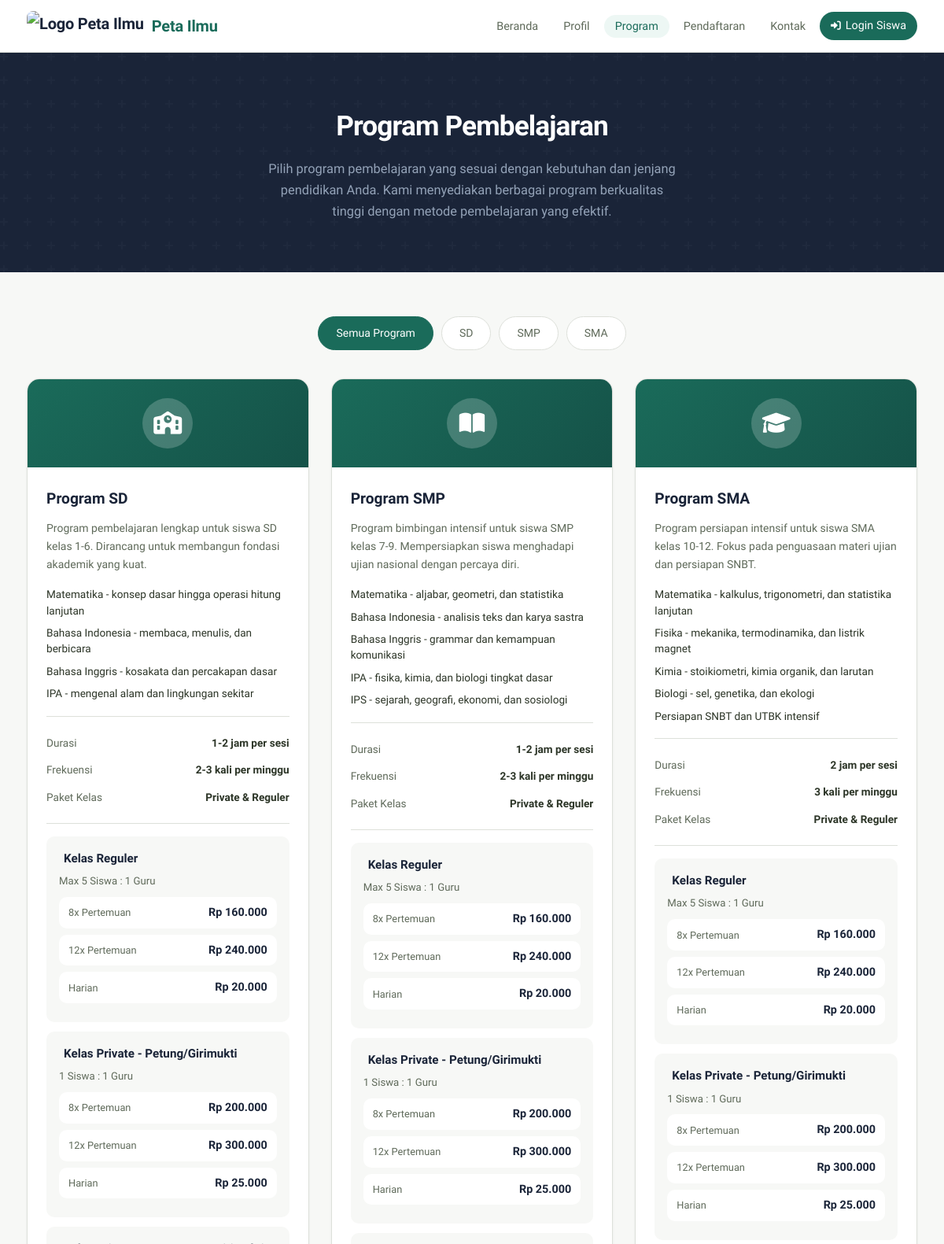
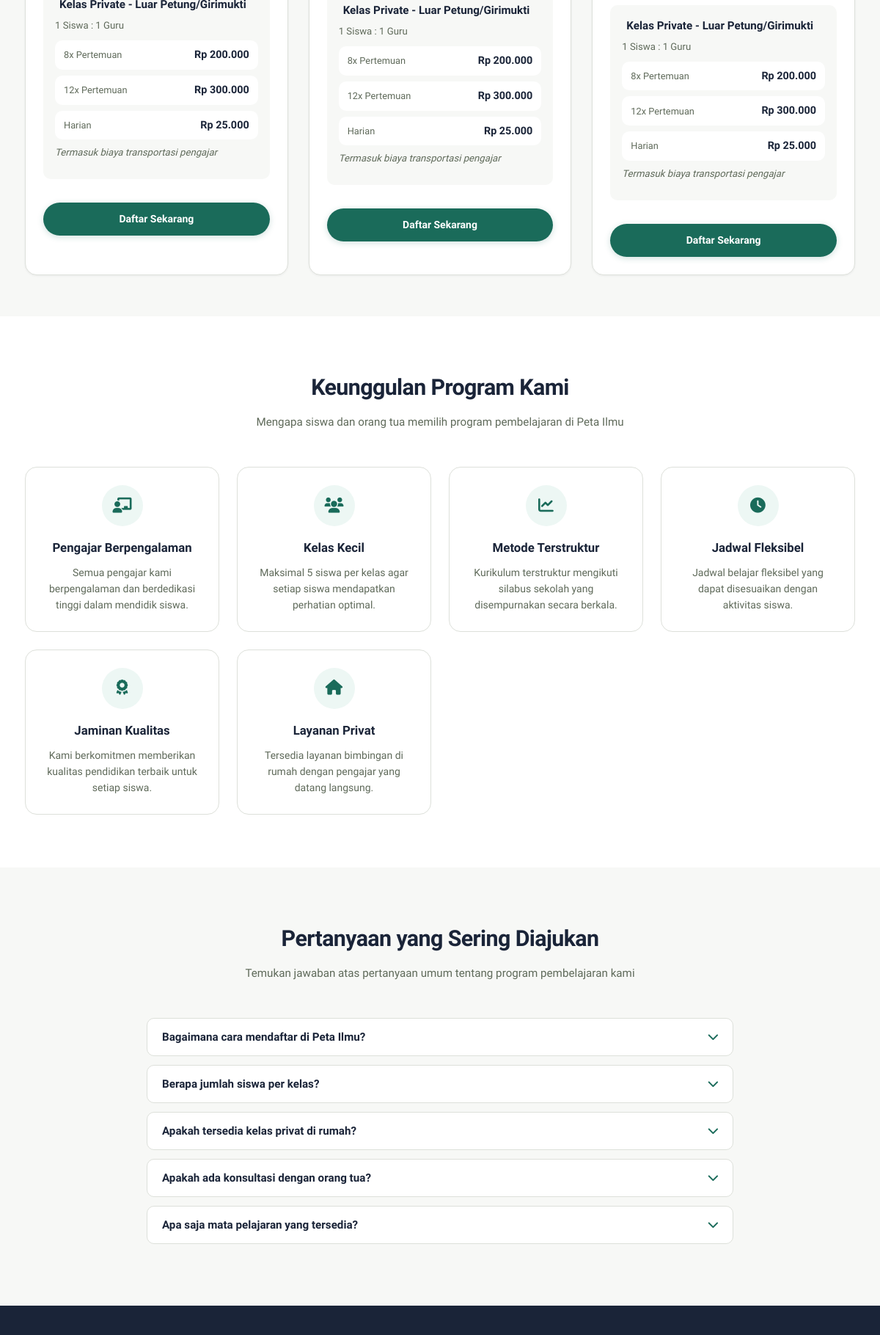
Screenshot of /program.php (upper part) with the database file from the repository (2 pictures, top to bottom).
### tables this page shows
CREATE TABLE `programs` (
  `id`           INT          NOT NULL AUTO_INCREMENT,
  `program_code` VARCHAR(50)  NOT NULL UNIQUE,
  `category`     VARCHAR(20)  NOT NULL COMMENT 'sd | smp | sma',
  `icon`         VARCHAR(100) NOT NULL DEFAULT 'fas fa-book',
  `title`        VARCHAR(255) NOT NULL,
  `description`  TEXT         NOT NULL,
  `duration`     VARCHAR(100) NOT NULL,
  `frequency`    VARCHAR(100) NOT NULL,
  `subjects`     JSON                  COMMENT 'Array mata pelajaran dalam format JSON',
  `created_at`   TIMESTAMP    NOT NULL DEFAULT CURRENT_TIMESTAMP,
  PRIMARY KEY (`id`),
  KEY `idx_category` (`category`)
);

CREATE TABLE `program_packages` (
  `id`           INT          NOT NULL AUTO_INCREMENT,
  `program_id`   INT          NOT NULL,
  `package_type` VARCHAR(100) NOT NULL,
  `description`  VARCHAR(255) NOT NULL,
  `package_icon` VARCHAR(100) NOT NULL DEFAULT 'fas fa-box',
  `info`         TEXT,
  `extra_info`   TEXT,
  PRIMARY KEY (`id`),
  KEY `fk_packages_program` (`program_id`),
  CONSTRAINT `fk_packages_program`
    FOREIGN KEY (`program_id`) REFERENCES `programs` (`id`)
    ON DELETE CASCADE ON UPDATE CASCADE
);

CREATE TABLE `program_benefits` (
  `id`          INT          NOT NULL AUTO_INCREMENT,
  `icon`        VARCHAR(100) NOT NULL DEFAULT 'fas fa-star',
  `title`       VARCHAR(255) NOT NULL,
  `description` TEXT         NOT NULL,
  PRIMARY KEY (`id`)
);

CREATE TABLE `program_faqs` (
  `id`       INT  NOT NULL AUTO_INCREMENT,
  `question` TEXT NOT NULL,
  `answer`   TEXT NOT NULL,
  PRIMARY KEY (`id`)
);

### classes/ProgramManager.php (called while the page is built, shortened)
<?php
class ProgramManager {
    private $pdo;
    public function __construct(PDO $pdo) {
        $this->pdo = $pdo;
    }
    public function getAllPrograms() {
        try {
            $query = "SELECT * FROM programs ORDER BY id";
            $stmt = $this->pdo->prepare($query);
            $stmt->execute();
            $programs = $stmt->fetchAll(PDO::FETCH_ASSOC);
            foreach ($programs as &$program) {
                $program['subjects'] = json_decode($program['subjects'] ?? '[]', true) ?? [];
                $program['features'] = $this->getProgramFeatures($program['id']);
                $program['packages'] = $this->getProgramPackages($program['id']);
            }
            return $programs;
        } catch (Exception $e) {
            error_log("Error fetching programs: " . $e->getMessage());
            return [];
        }
    }
    public function getProgramFeatures($program_id) {
        try {
            $query = "SELECT feature_text FROM program_features WHERE program_id = :program_id";
            $stmt = $this->pdo->prepare($query);
            $stmt->execute([':program_id' => $program_id]);
            return array_column($stmt->fetchAll(PDO::FETCH_ASSOC), 'feature_text');
        } catch (Exception $e) {
            error_log("Error fetching program features: " . $e->getMessage());
            return [];
        }
    }
            public function getProgramPackages($programId) {
                $query = "SELECT package_type, description, extra_info FROM program_packages WHERE program_id = :program_id";
                $stmt = $this->pdo->prepare($query);
                $stmt->execute([':program_id' => $programId]);
                $packages = $stmt->fetchAll(PDO::FETCH_ASSOC);
                foreach ($packages as &$package) {
                    $priceQuery = "SELECT price_label, price FROM package_prices WHERE package_id = (
                        SELECT id FROM program_packages WHERE program_id = :program_id AND package_type = :package_type
                    )";
                    $priceStmt = $this->pdo->prepare($priceQuery);
                    $priceStmt->execute([
                        ':program_id' => $programId,
                        ':package_type' => $package['package_type']
                    ]);
                    $package['prices'] = $priceStmt->fetchAll(PDO::FETCH_ASSOC);
                }
                return $packages;
            }
            public function getProgramBenefits() {
            $query = "SELECT icon, title, description FROM program_benefits ORDER BY id";
            $stmt = $this->pdo->prepare($query);
            $stmt->execute();
            return $stmt->fetchAll(PDO::FETCH_ASSOC);
        }
        public function getProgramFAQs() {
            $query = "SELECT question, answer FROM program_faqs ORDER BY id";
            $stmt = $this->pdo->prepare($query);
            $stmt->execute();
            return $stmt->fetchAll(PDO::FETCH_ASSOC);
        }
}
?>

### program.php (the view, shortened to what this page needs)
<?php
require_once 'classes/ProgramManager.php';
try {
    $database = new Database();
    $pdo = $database->getConnection();
    $programManager = new ProgramManager($pdo);
    $programs = $programManager->getAllPrograms();
    $benefits = $programManager->getProgramBenefits();
    $faqs = $programManager->getProgramFAQs();
} catch (Exception $e) {
    error_log("Database error in program.php: " . $e->getMessage());
    $programs = $programManager->getFallbackPrograms();
    $benefits = $programManager->getFallbackBenefits();
    $faqs = $programManager->getFallbackFAQs();
}
?>
<!DOCTYPE html>
<html lang="id">
<head>
    <link rel="stylesheet" href="stylemain.css" />
    <link rel="stylesheet" href="styleprogram.css" />
    <link rel="stylesheet" href="https://cdnjs.cloudflare.com/ajax/libs/font-awesome/6.0.0/css/all.min.css" />
</head>
<body>
    <header class="header">
        <div class="container">
            <div class="header-wrapper">
                <div class="logo">
                    <a href="index.php">
                        <img src="images/IMG_3898.PNG" alt="Logo Peta Ilmu" />
                        <span>Peta Ilmu</span>
                    </a>
                </div>
                <nav class="nav-menu">
                    <ul>
                        <li><a href="index.php">Beranda</a></li>
                        <li><a href="profil.php">Profil</a></li>
                        <li><a href="program.php" class="active">Program</a></li>
                        <li><a href="pendaftaran.php">Pendaftaran</a></li>
                        <li><a href="kontak.php">Kontak</a></li>
                        <li><a href="siswa_login.php" class="btn-login-siswa"><i class="fas fa-sign-in-alt"></i> Login Siswa</a></li>
                    </ul>
                </nav>
            </div>
        </div>
    </header>
    <section class="program-hero">
        <div class="container">
            <h1>Program Pembelajaran</h1>
            <p>
                Pilih program pembelajaran yang sesuai dengan kebutuhan dan jenjang
                pendidikan Anda. Kami menyediakan berbagai program berkualitas tinggi
                dengan metode pembelajaran yang efektif.
            </p>
        </div>
    </section>
    <section class="program-filter">
        <div class="container">
            <div class="filter-buttons">
                <a href="#" class="filter-btn active" data-filter="all">Semua Program</a>
                <a href="#sd" class="filter-btn" data-filter="sd">SD</a>
                <a href="#smp" class="filter-btn" data-filter="smp">SMP</a>
                <a href="#sma" class="filter-btn" data-filter="sma">SMA</a>
            </div>
            <div class="program-grid">
                <?php if (empty($programs)): ?>
                    <div class="no-programs">
                        <p>Program sedang tidak tersedia. Silakan hubungi kami untuk informasi lebih lanjut.</p>
                    </div>
                <?php else: ?>
                    <?php foreach ($programs as $program): ?>
                        <div class="program-card" data-category="<?php echo htmlspecialchars($program['category']); ?>" id="<?php echo htmlspecialchars($program['id']); ?>">
                            <div class="program-card-header">
                                <div class="icon">
                                    <i class="<?php echo htmlspecialchars($program['icon']); ?>"></i>
                                </div>
                            </div>
                            <div class="program-card-content">
                                <h3><?php echo htmlspecialchars($program['title']); ?></h3>
                                <p class="program-description">
                                    <?php echo htmlspecialchars($program['description']); ?>
                                </p>
                                <?php if (!empty($program['features'])): ?>
                                    <ul class="program-features">
                                        <?php foreach ($program['features'] as $feature): ?>
                                            <li><?php echo htmlspecialchars($feature); ?></li>
                                        <?php endforeach; ?>
                                    </ul>
                                <?php endif; ?>
                                <div class="program-details">
                                    <div class="detail-row">
                                        <span class="detail-label">Durasi</span>
                                        <span class="detail-value"><?php echo htmlspecialchars($program['duration']); ?></span>
                                    </div>
                                    <div class="detail-row">
                                        <span class="detail-label">Frekuensi</span>
                                        <span class="detail-value"><?php echo htmlspecialchars($program['frequency']); ?></span>
                                    </div>
                                    <div class="detail-row">
                                        <span class="detail-label">Paket Kelas</span>
                                        <span class="detail-value">Private & Reguler</span>
                                    </div>
                                </div>
                                <?php if (!empty($program['packages'])): ?>
                                    <div class="program-packages">
                                        <?php foreach ($program['packages'] as $package): ?>
                                            <div class="package-item">
                                                <h4>
                                                    <?php echo htmlspecialchars($package['package_type']); ?>
                                                </h4>
                                                <p><?php echo htmlspecialchars($package['description']); ?></p>
                                                <?php if (!empty($package['prices'])): ?>
                                                    <div class="price-options">
                                                        <?php foreach ($package['prices'] as $price): ?>
                                                            <div class="price-option">
                                                                <span class="option-label"><?php echo htmlspecialchars($price['price_label']); ?></span>
                                                               <span class="package-price">Rp <?php echo number_format($price['price'], 0, ',', '.'); ?></span>
                                                            </div>
                                                        <?php endforeach; ?>
                                                    </div>
                                                <?php endif; ?>
                                                <?php if (!empty($package['extra_info'])): ?>
                                                    <p class="additional-info"><?php echo htmlspecialchars($package['extra_info']); ?></p>
                                                <?php endif; ?>
                                            </div>
                                        <?php endforeach; ?>
                                    </div>
                                <?php endif; ?>
                                <div class="program-cta">
                                    <a href="pendaftaran.php" class="btn-program btn-primary">Daftar Sekarang</a>
                                </div>
                            </div>
                        </div>
                    <?php endforeach; ?>
                <?php endif; ?>
            </div>
        </div>
    </section>
    <section class="program-benefits">
        <div class="container">
            <div class="section-header">
                <h2>Keunggulan Program Kami</h2>
                <p>Mengapa siswa dan orang tua memilih program pembelajaran di Peta Ilmu</p>
            </div>
            <div class="benefits-grid">
                <?php foreach ($benefits as $benefit): ?>
                    <div class="benefit-item">
                        <div class="benefit-icon">
                            <i class="<?php echo htmlspecialchars($benefit['icon']); ?>"></i>
                        </div>
                        <h3><?php echo htmlspecialchars($benefit['title']); ?></h3>
                        <p><?php echo htmlspecialchars($benefit['description']); ?></p>
                    </div>
                <?php endforeach; ?>
            </div>
        </div>
    </section>
    <section class="faq-section">
        <div class="container">
            <div class="section-header">
                <h2>Pertanyaan yang Sering Diajukan</h2>
                <p>Temukan jawaban atas pertanyaan umum tentang program pembelajaran kami</p>
            </div>
            <div class="faq-container">
                <?php foreach ($faqs as $faq): ?>
                    <div class="faq-item">
                        <button class="faq-question">
                            <span><?php echo htmlspecialchars($faq['question']); ?></span>
                            <i class="fas fa-chevron-down faq-icon"></i>
                        </button>
                    </div>
                <?php endforeach; ?>
            </div>
        </div>
    </section>
    <footer class="footer">
    </footer>
</body>
</html>

### rows the page displays
programs: title "Program SD", description "Program pembelajaran lengkap untuk siswa SD kelas 1-6. Dirancang untuk membangun fondasi akademik yang kuat.", feature "Matematika - konsep dasar hingga operasi hitung lanjutan", feature "Bahasa Indonesia - membaca, menulis, dan berbicara", feature "Bahasa Inggris - kosakata dan percakapan dasar", feature "IPA - mengenal alam dan lingkungan sekitar", duration "1-2 jam per sesi", frequency "2-3 kali per minggu"
program_packages: package_type "Kelas Reguler", description "Max 5 Siswa : 1 Guru", price_label "8x Pertemuan", price "160.000", price_label "12x Pertemuan", price "240.000", price_label "Harian", price "20.000"
program_packages: package_type "Kelas Private - Petung/Girimukti", description "1 Siswa : 1 Guru", price_label "8x Pertemuan", price "200.000", price_label "12x Pertemuan", price "300.000", price_label "Harian", price "25.000"
program_packages: package_type "Kelas Private - Luar Petung/Girimukti", description "1 Siswa : 1 Guru", price_label "8x Pertemuan", price "200.000", price_label "12x Pertemuan", price "300.000", price_label "Harian", price "25.000", extra_info "Termasuk biaya transportasi pengajar"
programs: title "Program SMP", description "Program bimbingan intensif untuk siswa SMP kelas 7-9. Mempersiapkan siswa menghadapi ujian nasional dengan percaya diri.", feature "Matematika - aljabar, geometri, dan statistika", feature "Bahasa Indonesia - analisis teks dan karya sastra", feature "Bahasa Inggris - grammar dan kemampuan komunikasi", feature "IPA - fisika, kimia, dan biologi tingkat dasar", feature "IPS - sejarah, geografi, ekonomi, dan sosiologi", duration "1-2 jam per sesi", frequency "2-3 kali per minggu"
programs: title "Program SMA", description "Program persiapan intensif untuk siswa SMA kelas 10-12. Fokus pada penguasaan materi ujian dan persiapan SNBT.", feature "Matematika - kalkulus, trigonometri, dan statistika lanjutan", feature "Fisika - mekanika, termodinamika, dan listrik magnet", feature "Kimia - stoikiometri, kimia organik, dan larutan", feature "Biologi - sel, genetika, dan ekologi", feature "Persiapan SNBT dan UTBK intensif", duration "2 jam per sesi", frequency "3 kali per minggu"
program_benefits: title "Pengajar Berpengalaman", description "Semua pengajar kami berpengalaman dan berdedikasi tinggi dalam mendidik siswa."
program_benefits: title "Kelas Kecil", description "Maksimal 5 siswa per kelas agar setiap siswa mendapatkan perhatian optimal."
program_benefits: title "Metode Terstruktur", description "Kurikulum terstruktur mengikuti silabus sekolah yang disempurnakan secara berkala."
program_benefits: title "Jadwal Fleksibel", description "Jadwal belajar fleksibel yang dapat disesuaikan dengan aktivitas siswa."
program_benefits: title "Jaminan Kualitas", description "Kami berkomitmen memberikan kualitas pendidikan terbaik untuk setiap siswa."
program_benefits: title "Layanan Privat", description "Tersedia layanan bimbingan di rumah dengan pengajar yang datang langsung."
program_faqs: question "Bagaimana cara mendaftar di Peta Ilmu?"
program_faqs: question "Berapa jumlah siswa per kelas?"
program_faqs: question "Apakah tersedia kelas privat di rumah?"
program_faqs: question "Apakah ada konsultasi dengan orang tua?"
program_faqs: question "Apa saja mata pelajaran yang tersedia?"
